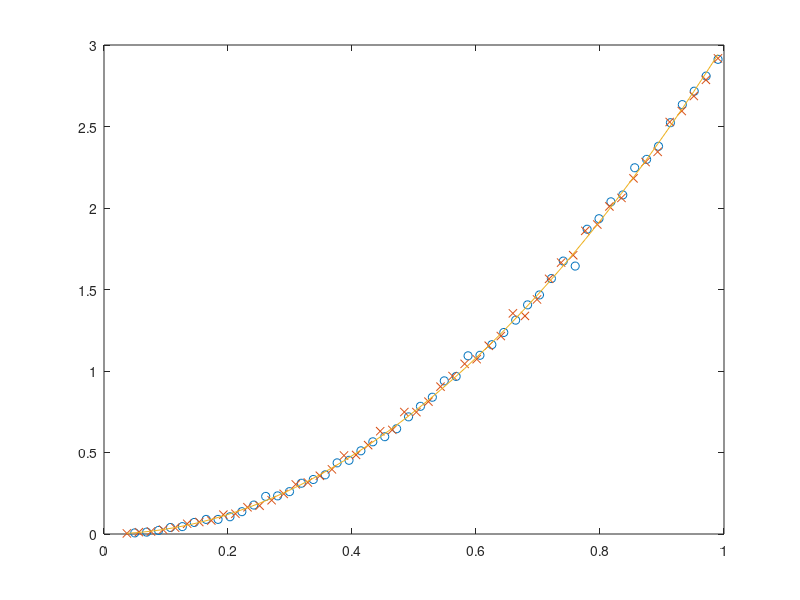

Recreate this plot in MATLAB.
% Q4

clc;

x=0:.001:1;
p = 3*x.^2;  
iteration_g = zeros; % g(x) = 1
iteration_h = zeros; % h(x) = 2*x

n = 100000;
f1 = zeros(1,n);
f2 = zeros(1,n);

disp('Running h(x) = 2x ...');
tic
for i = 1:n
    count = 0;
    accepted = false;
    while ~accepted
        xc = rand^(1/2); 
        alpha = xc; 
        u = rand;   
        count = count + 1;
        if (alpha >= u) 
            accepted = true;
            f1(i) = xc;
        end
    end
    iteration_h(i) = count;
end
toc
fprintf('variance of h(x) is %.5f, expected number of iterations is %.2f.\n\n', var(f1), mean(iteration_h)); 

disp('Running g(x) = 1 ...');
tic
for i = 1:n
    count = 0;
    accepted = false;
    while ~accepted
        xc = rand;      
        alpha = xc^2;  
        u = rand; 
        count = count + 1;
        if (alpha >= u) 
            accepted = true;
            f2(i) = xc;
        end
    end
    iteration_g(i) = count;
end
toc
fprintf('variance of g(x) is %.5f, expected number of iterations is %.2f.\n', var(f2), mean(iteration_g));

hold off;
[N,x] = hist(f1,50);
dx = x(2) - x(1);
plot(x,N/(n*dx),'o');
hold on;
[N,x] = hist(f2,50);
dx = x(2) - x(1);
plot(x,N/(n*dx),'x');
hold on;
plot(x,3*x.^2);